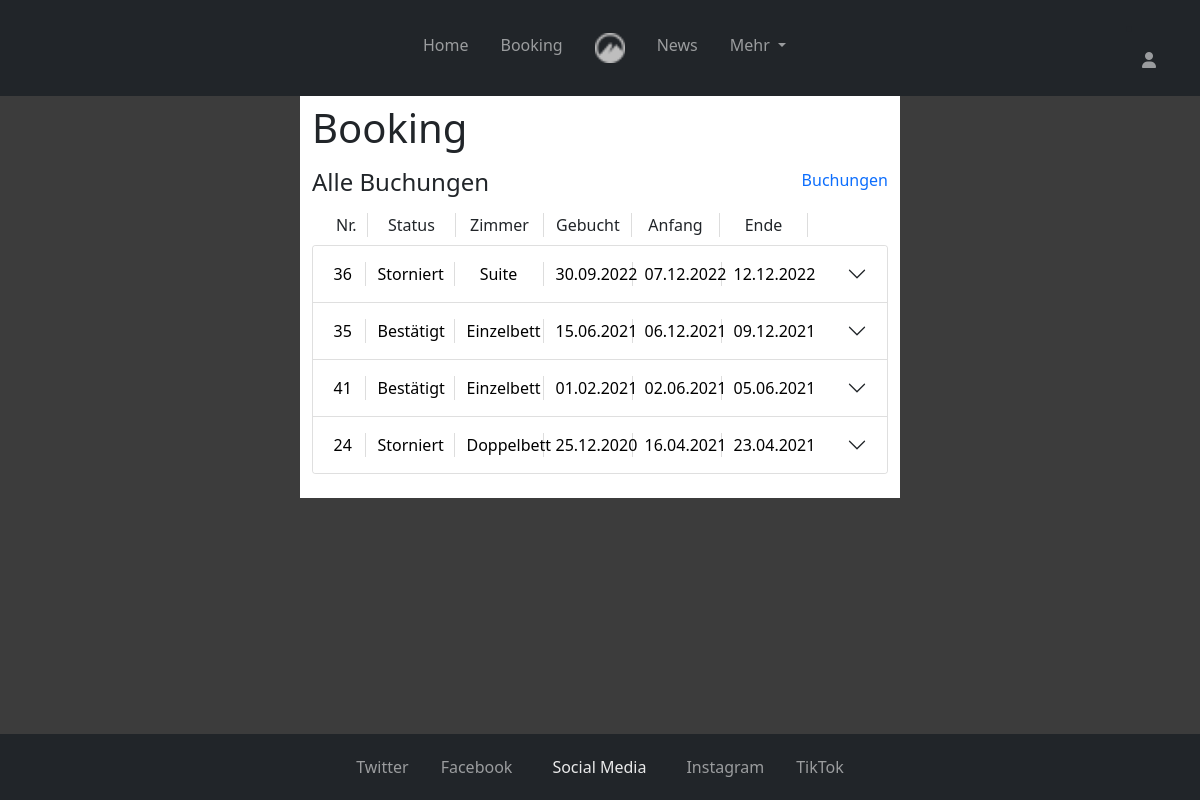
The app's page /user/bookings.php (signed in) with its own data.
### tables this page shows
CREATE TABLE `user` (
  `userid` int(11) NOT NULL,
  `fk_personid` int(11) NOT NULL,
  `username` varchar(255) NOT NULL,
  `password` varchar(128) NOT NULL COMMENT 'hashed',
  `email` varchar(255) NOT NULL,
  `status` int(1) NOT NULL DEFAULT 1
);

CREATE TABLE `booking` (
  `bookingid` int(11) NOT NULL,
  `fk_userid` int(11) NOT NULL,
  `fk_roomtypeid` int(11) NOT NULL,
  `reservation_date` int(10) NOT NULL COMMENT 'UNIX timestamp',
  `arrive_day` int(10) NOT NULL COMMENT 'UNIX timestamp',
  `depart_day` int(10) NOT NULL COMMENT 'UNIX timestamp',
  `address` varchar(255) NOT NULL,
  `country` varchar(40) NOT NULL,
  `plz` varchar(20) NOT NULL,
  `phone_number` varchar(16) NOT NULL,
  `status` int(1) DEFAULT NULL
);

### php/templates/display_bookings.php (the view, shortened to what this page needs)
<?php
$DATE_FORMAT = 'd.m.Y';
?>
<div class="accordion mt-2" id="accordionPanelsStayOpen">
  <?php
  foreach($bookings as $booking):
    $id = $booking['bookingid'];
    switch($booking['status']){
      case 1: $status = 'Bestätigt'; break;
      case 2: $status = 'Storniert'; break;
    }
    switch($booking['fk_roomtypeid']){
      case 1: $roomtype = 'Suite'; break;
      case 2: $roomtype = 'Doppelbett'; break;
      case 3: $roomtype = 'Einzelbett'; break;
    }
  ?>
  <div class="accordion-item">
    <div class="accordion-header" id="panelsStayOpen-heading<?=$id?>">
      <button class="accordion-button collapsed" type="button" data-bs-toggle="collapse" data-bs-target="#panelsStayOpen-collapse<?=$id?>" aria-expanded="false" aria-controls="panelsStayOpen-collapse<?=$id?>">
        <div class="row" style="width: 100%; color: black; font-weight: normal;">
          <div class="col-6 col-sm-4 col-lg-1 mt-lg-0 accordion-title">
            <span class="d-block text-center" id="bookingid"> <?=$booking['bookingid']?> </span>
          </div>
          <div class="col-6 col-sm-4 col-lg-2 mt-lg-0 accordion-title">
            <span class="d-block text-center" id="status"> <?=$status?> </span>
          </div>
          <div class="col-6 col-sm-4 col-lg-2 mt-3 mt-sm-0 accordion-title">
            <span class="d-block text-center" id="lastname"> <?=$roomtype?> </span>
          </div>
          <div class="col-6 col-sm-4 col-lg-2 mt-3 mt-lg-0 accordion-title">
            <span class="d-block text-center" id="booked"> <?=date($DATE_FORMAT, $booking['reservation_date'])?> </span>
          </div>
          <div class="col-6 col-sm-4 col-lg-2 mt-3 mt-lg-0 accordion-title">
            <span class="d-block text-center" id="start_date"> <?=date($DATE_FORMAT, $booking['arrive_day'])?> </span>
          </div>
          <div class="col-6 col-sm-4 col-lg-2 mt-3 mt-lg-0">
            <span class="d-block text-center" id="end_date"> <?=date($DATE_FORMAT, $booking['depart_day']) ?> </span>
          </div>
        </div>
      </button>
    </div>
  </div>
<?php endforeach; ?>

### styles.css (style rules this page uses)
@media screen and (min-width: 1200px) { .accordion-title { border-right: #ddd 1px solid; } }

### records on screen
user: booking.bookingid "36", booking.status "Storniert", booking.fk_roomtypeid "Suite", booking.reservation_date "30.09.2022", booking.arrive_day "07.12.2022", booking.depart_day "12.12.2022", booking.bookingid "35", booking.status "Bestätigt", booking.fk_roomtypeid "Einzelbett", booking.reservation_date "15.06.2021", booking.arrive_day "06.12.2021", booking.depart_day "09.12.2021", booking.bookingid "41", booking.reservation_date "01.02.2021", booking.arrive_day "02.06.2021", booking.depart_day "05.06.2021", booking.bookingid "24", booking.fk_roomtypeid "Doppelbett", booking.reservation_date "25.12.2020", booking.arrive_day "16.04.2021", booking.depart_day "23.04.2021"
